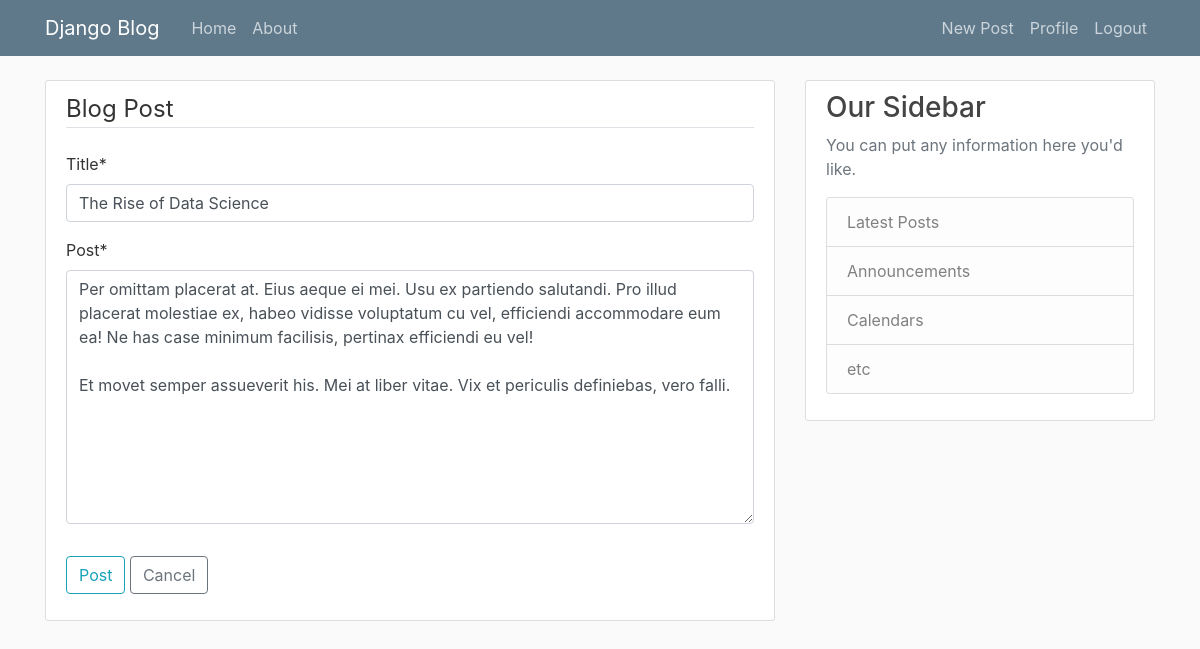
The app's page /post/28/update/ (signed in) with its own data.
### blog/models.py (models this page shows, shortened)
class Post(models.Model):
    title = models.CharField(max_length=100)
    post = models.TextField()
    date_posted = models.DateTimeField(default=timezone.now)
    author = models.ForeignKey(User, on_delete=models.CASCADE)

### blog/views.py (the view, shortened to what this page needs)
# urls.py: path('post/<int:pk>/update/', PostUpdateView.as_view(),
class PostUpdateView(LoginRequiredMixin, UserPassesTestMixin, UpdateView):
    model = Post
    fields = ['title', 'post']
    def test_func(self):
        post = self.get_object()
        if self.request.user == post.author:
            return True
        return False

### blog/templates/blog/post_form.html (shortened to what this page needs)
{% extends "blog/base.html" %}
{% load crispy_forms_tags %}
{% block content %}
    <div class="content-section">
      <form method="POST">
        <fieldset class="form-group">
          <legend class="border-bottom mb-4">Blog Post</legend>
          {{ form|crispy }}
        </fieldset>
        <div class="form-group">
          <button class="btn btn-outline-info" type="submit" name="button">Post</button>
          <a class="btn btn-outline-secondary" name="button", href="{% url 'blog-home' %}">Cancel</a>
        </div>
      </form>
    </div>
{% endblock content %}

### blog/templates/blog/static/blog/main.css (style rules this page uses)
body { background: #fafafa; color: #333333; margin-top: 5rem; }
.content-section { background: #ffffff; padding: 10px 20px; border: 1px solid #dddddd; border-radius: 3px; margin-bottom: 20px; }

### records on screen
Post: title "The Rise of Data Science", post "Per omittam placerat at. Eius aeque ei mei. Usu ex partiendo salutandi. Pro illud placerat molestiae ex, habeo vidisse voluptatum cu vel, efficiendi accommodare eum ea! Ne has case minimum facilisis, pertinax efficiendi eu vel! Et movet semper assueverit his. Mei at liber vitae. Vix et periculis definiebas, vero falli."
